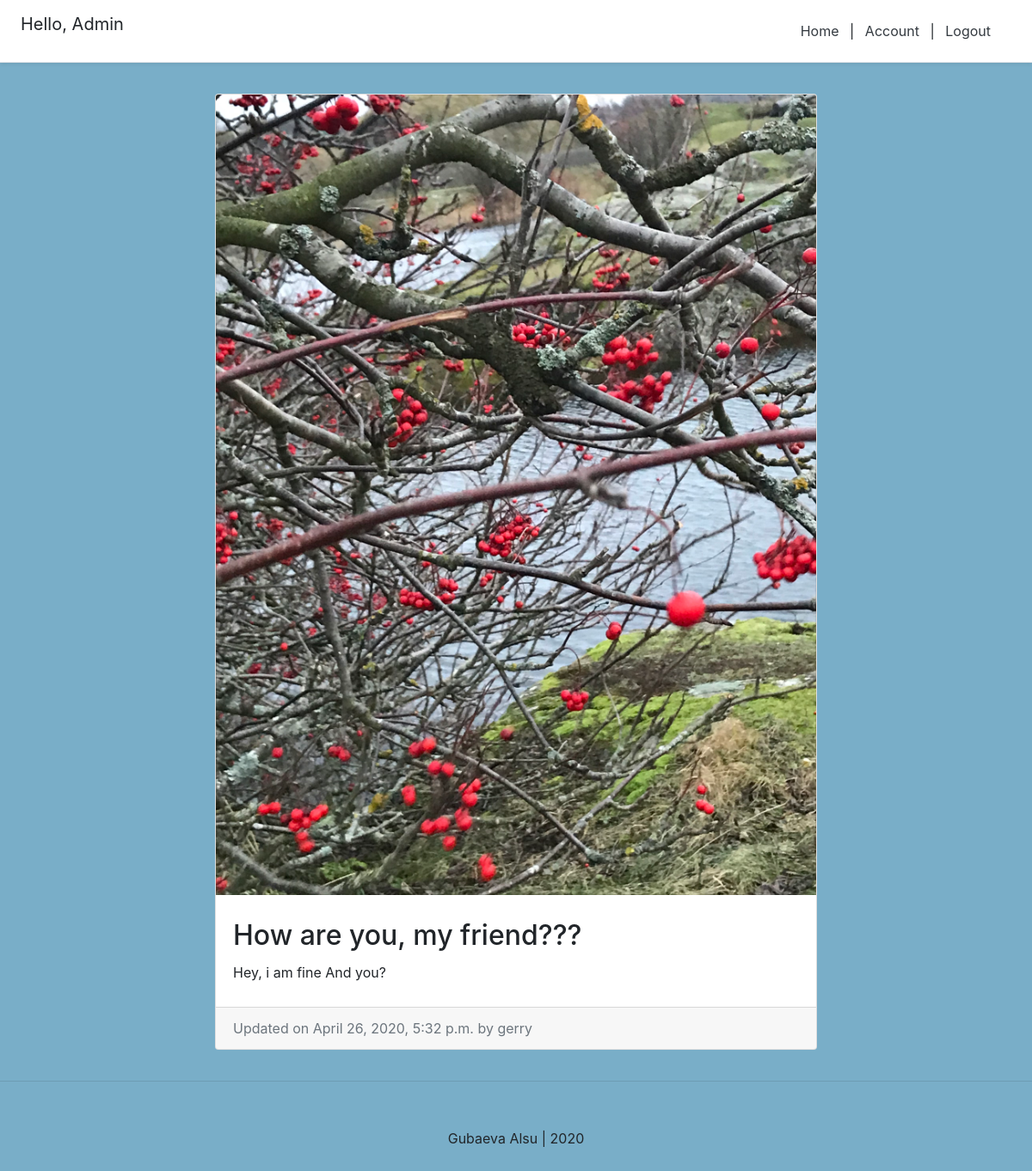
The app's page /blog/gerry-how-are-you-my-friend/ (signed in) with its own data.
### user/models.py (models this page shows, shortened)
class New_user(AbstractBaseUser):
    email = models.EmailField(verbose_name="email", max_length=60, unique=True)
    username = models.CharField(max_length=40, unique=True)
    date_joined = models.DateTimeField(verbose_name='date joined', auto_now_add=True)
    last_login = models.DateTimeField(verbose_name='last login', auto_now=True)
    is_admin = models.BooleanField(default=False)
    is_active = models.BooleanField(default=True)
    is_staff = models.BooleanField(default=False)
    is_superuser = models.BooleanField(default=False)
    photo = models.ImageField(upload_to='images/', blank=True)
    status = models.TextField(max_length=50, blank=True)
    USERNAME_FIELD = 'username'
    objects = MyAccountManager()
    def __str__(self):
        return self.username

### blog/models.py (models this page shows, shortened)
class BlogPost(models.Model):
    title = models.CharField(max_length=50, null=False, blank=False)
    body = models.TextField(max_length=5000, null=False, blank=False)
    image = models.ImageField(upload_to=upload_location, null=False, blank=False)
    date_published = models.DateTimeField(auto_now_add=True, verbose_name="date published")
    date_updated = models.DateTimeField(auto_now=True, verbose_name="date updated")
    author = models.ForeignKey(settings.AUTH_USER_MODEL, on_delete=models.CASCADE)
    slug = models.SlugField(blank=True, unique=True)

### blog/views.py (the view)
# urls.py: path('<slug>/', detail_blog_view, name="detail"),
def detail_blog_view(request, slug):
    context = {}
    blog_post = get_object_or_404(BlogPost, slug=slug)
    context['blog_post'] = blog_post
    return render(request, 'blog/detail_blog.html', context)

### templates/blog/detail_blog.html (shortened to what this page needs)
{%  extends "user_page/main.html" %}
{% block all_posts %}
<div class="container">
    <div class="row">
        <div class="card m-auto">
            <img class="card-img-top" src="{{ blog_post.image.url }}" >
            <div class="card-body my-2">
                <h2 class="card-title">{{ blog_post.title }}</h2>
                <p class="card-text">{{blog_post.body|safe}}</p>
            </div>
            <div class="card-footer text-muted">
                Updated on {{ blog_post.date_updated }} by {{ blog_post.author }}
            </div>
        </div>
    </div>
</div>
{% endblock all_posts %}

### templates/snippets/header.html (shortened to what this page needs)
<link rel="stylesheet" href="https://stackpath.bootstrapcdn.com/bootstrap/4.4.1/css/bootstrap.min.css"
>
<div class="d-flex flex-column flex-md-row align-items-center p-3 px-md-4 mb-3 bg-white border-bottom shadow-sm">
  <h5 class="my-0 mr-md-auto font-weight-normal">
      {% if request.user.is_authenticated %}
          <p>Hello, {{ request.user.username }} </p>
      {% endif %}
  </h5>
  <nav class="my-2 my-md-0 mr-md-3">
      {% if request.user.is_authenticated  %}
          <a class="p-2 text-dark" href="{% url 'home' %}">Home</a> |
          <a class="p-2 text-dark" href="{% url 'account' %}">Account</a> |
          <a class="p-2 text-dark" href="{% url 'logout' %}">Logout</a>
      {% else %}
          <a class="p-2 text-dark" href="{% url 'home' %}">Home</a> |
          <a class="p-2 text-dark" href="{% url 'login' %}">Login</a> |
          <a class="btn btn-outline-primary" href="{% url 'register' %}">Register</a>
      {% endif %}
  </nav>
</div>

### templates/snippets/header.html (style rules this page uses)
@media (min-width: 768px) { html { font-size: 16px; } }
.container { max-width: 960px; }

### templates/blog/detail_blog.html (style rules this page uses)
.card { max-width: 700px; }
.container { padding: 20px; }

### templates/snippets/base_css.html (style rules this page uses)
body { background-color: #79aec8; }

### records on screen
New_user: user.username "Admin"
BlogPost: image (picture), title "How are you, my friend???", body "Hey, i am fine And you?", date_updated "April 26, 2020, 5:32 p.m.", author "gerry"
